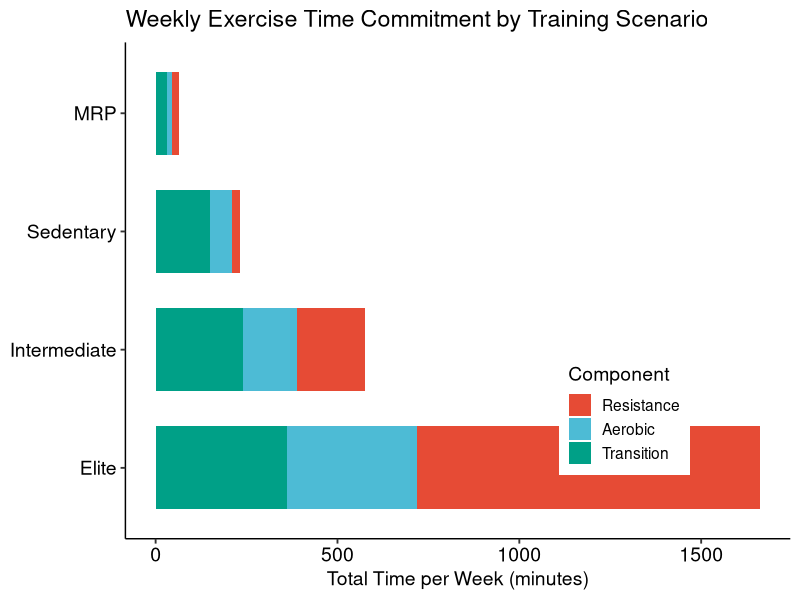
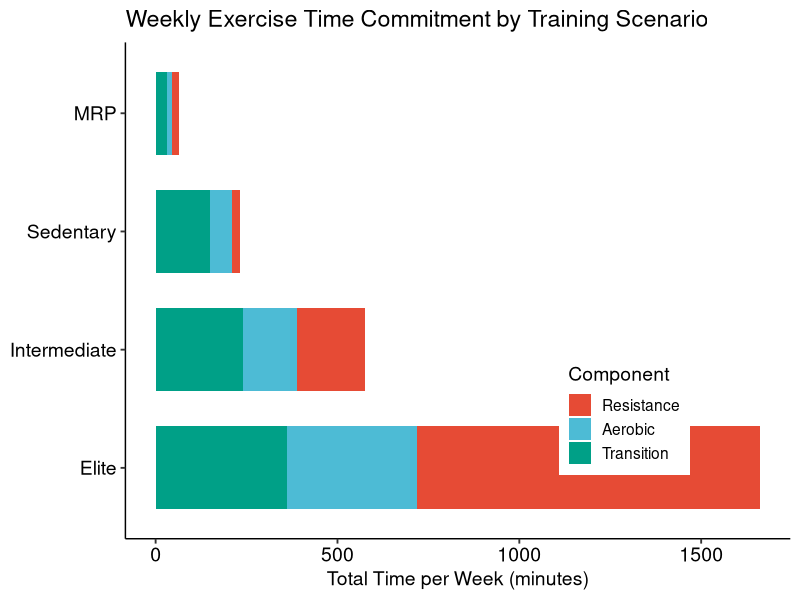

R code for these plots, in order:
# Exercise Time Commitment Comparison Figure
# Compares weekly exercise time across training scenarios (Sedentary, Intermediate, Elite)
# against the MRP protocol, broken down by Resistance, Aerobic, and Transition time.
#
# Reference for Hadza data (commented out but available):
#   Raichlen DA, Pontzer H, Harris JA, et al. Physical activity patterns and biomarkers
#   of cardiovascular disease risk in hunter-gatherers. Am J Hum Biol. 2017;29:e22919.

library(tidyr)
library(ggplot2)
library(dplyr)
library(ggpubr)
library(ggsci)

# --- Resistance Training Scenarios ---
rt_scenarios <- tibble(
  Scenario = c("Sedentary", "Intermediate", "Elite"),
  n_exercises       = c(8, 9, 10),
  reps_per_exercise = c(8, 10, 12),
  sets_per_exercise = c(1, 3, 6),
  time_per_rep_s    = 4,
  rest_between_sets_s     = 120,
  rest_between_exercises_s = 60,
  sessions_per_week = c(2, 3, 6)
) %>%
  mutate(
    exercise_time_s = n_exercises * reps_per_exercise * sets_per_exercise * time_per_rep_s,
    rest_time_s     = n_exercises * (sets_per_exercise - 1) * rest_between_sets_s +
                      (n_exercises - 1) * rest_between_exercises_s,
    session_total_min = (exercise_time_s + rest_time_s) / 60,
    weekly_rt_min = session_total_min * sessions_per_week
  )

# --- Aerobic Training Scenarios ---
aerobic_scenarios <- tibble(
  Scenario = c("Sedentary", "Intermediate", "Elite"),
  min_per_session   = c(20, 30, 60),
  sessions_per_week = c(3, 5, 6)
) %>%
  mutate(weekly_aerobic_min = min_per_session * sessions_per_week)

# --- Transition Time (warmup, cooldown, changing, travel) ---
transition_scenarios <- tibble(
  Scenario = c("Sedentary", "Intermediate", "Elite"),
  weekly_transition_min = c(150, 240, 360)
)

# --- MRP Protocol ---
mrp_data <- tibble(
  Scenario = "MRP",
  weekly_rt_min = 20,
  weekly_aerobic_min = 15,
  weekly_transition_min = 30
)

# --- Combine ---
combined <- rt_scenarios %>%
  dplyr::select(Scenario, weekly_rt_min) %>%
  left_join(aerobic_scenarios %>% dplyr::select(Scenario, weekly_aerobic_min), by = "Scenario") %>%
  left_join(transition_scenarios, by = "Scenario") %>%
  bind_rows(mrp_data)

plot_data <- combined %>%
  pivot_longer(
    cols = c(weekly_rt_min, weekly_aerobic_min, weekly_transition_min),
    names_to = "component",
    values_to = "minutes"
  ) %>%
  mutate(
    component = case_when(
      component == "weekly_rt_min"         ~ "Resistance",
      component == "weekly_aerobic_min"    ~ "Aerobic",
      component == "weekly_transition_min" ~ "Transition"
    ),
    component = factor(component, levels = c("Resistance", "Aerobic", "Transition")),
    Scenario = factor(Scenario, levels = c("Elite", "Intermediate", "Sedentary", "MRP"))
  )

# --- Plot ---
npg_colors <- ggsci::pal_npg()(10)

exercise_time_plot <- ggplot(plot_data,
       aes(x = Scenario, y = minutes, fill = component)) +
  geom_bar(stat = "identity", position = "stack", width = 0.7) +
  coord_flip() +
  scale_fill_manual(
    values = c("Resistance" = npg_colors[1],
               "Aerobic"    = npg_colors[2],
               "Transition" = npg_colors[3]),
    name = "Component"
  ) +
  labs(
    x = NULL,
    y = "Total Time per Week (minutes)",
    title = "Weekly Exercise Time Commitment by Training Scenario"
  ) +
  theme_pubr(base_size = 14) +
  theme(
    legend.position = c(0.75, 0.25),
    legend.background = element_rect(fill = "white", color = NA)
  )

print(exercise_time_plot)

# Save
ggsave("Exercise_time_comparison.png", exercise_time_plot,
       width = 8, height = 4.5, dpi = 300, bg = "white")

cat("Saved: Exercise_time_comparison.png\n")
cat("\nWeekly totals (minutes):\n")
combined %>%
  mutate(total = weekly_rt_min + weekly_aerobic_min + weekly_transition_min) %>%
  arrange(total) %>%
  print()
